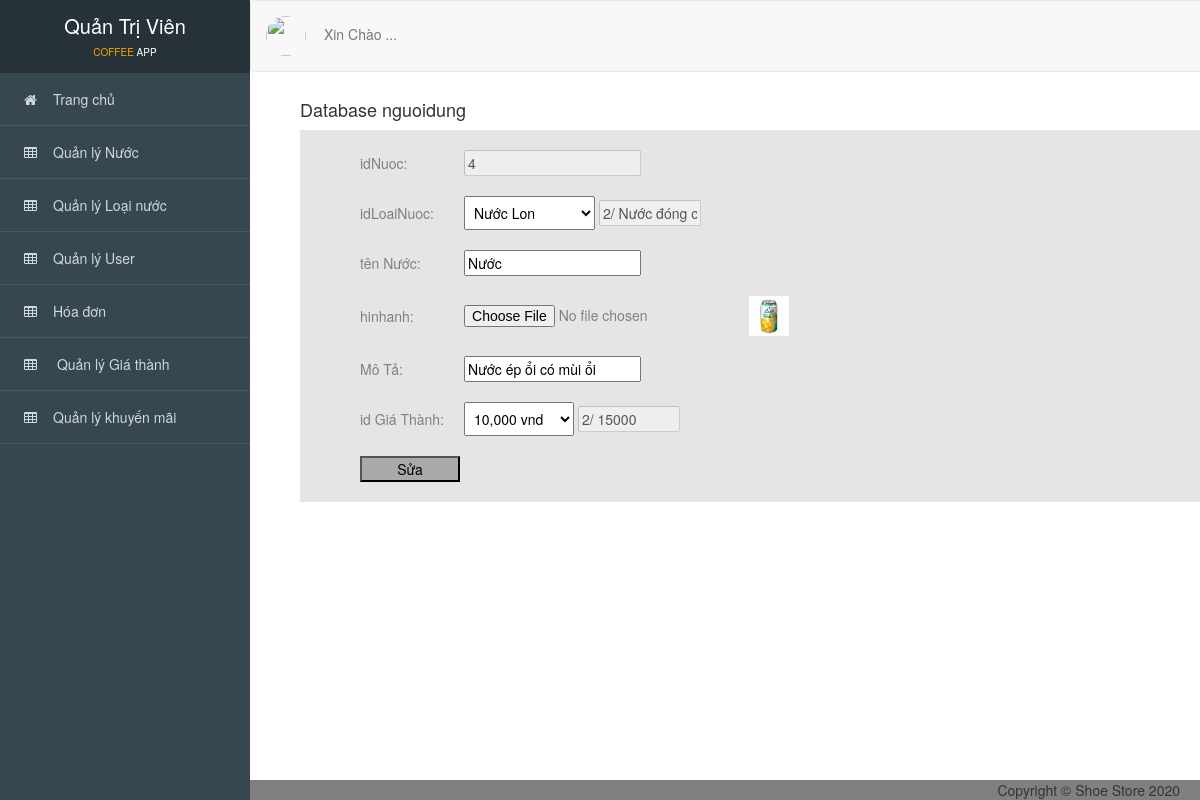
The page /Admin/index.php?action=edit&id=4 on the database as committed earlier.
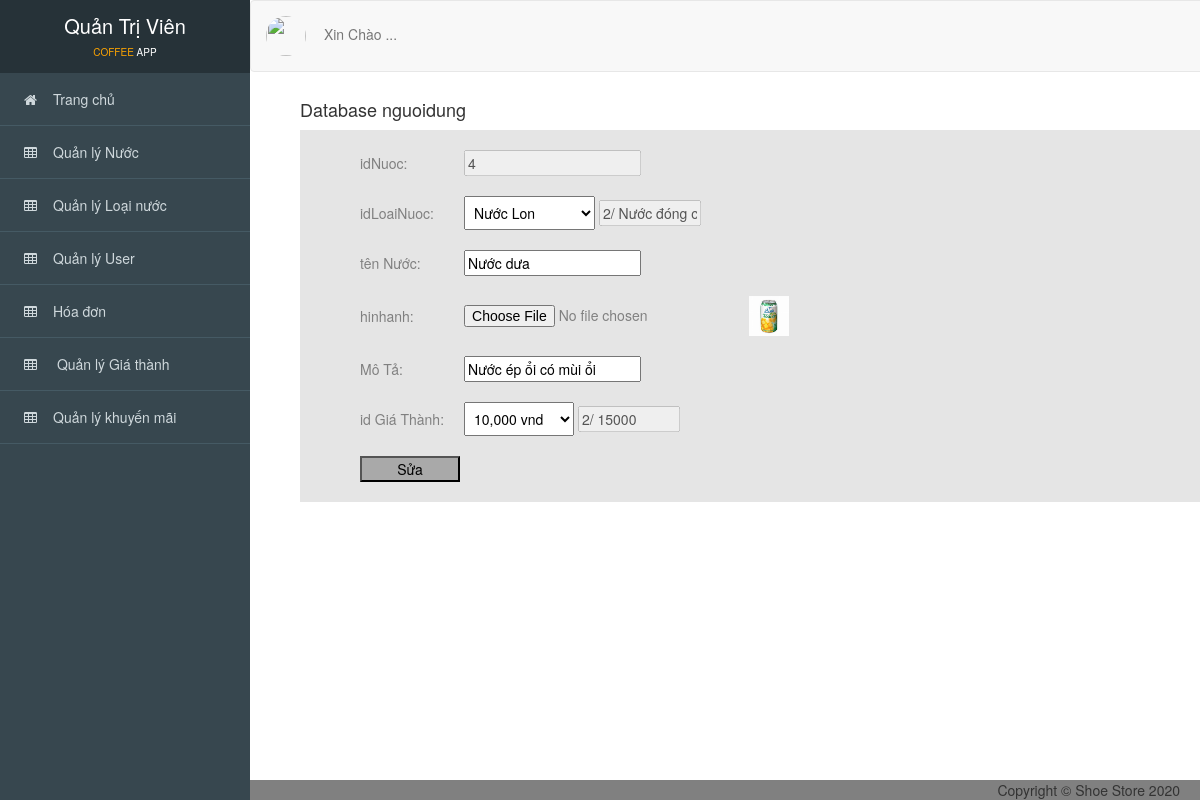
The same page on the database as committed later.
### tables this page shows
CREATE TABLE `nuoc` (
  `idNuoc` int(11) NOT NULL,
  `idLoaiNuoc` int(11) NOT NULL,
  `tenNuoc` varchar(255) NOT NULL,
  `hinhanh` varchar(255) NOT NULL,
  `mota` varchar(255) NOT NULL,
  `idGiaThanh` int(11) NOT NULL
);

CREATE TABLE `loainuoc` (
  `idLoaiNuoc` int(11) NOT NULL,
  `tenLN` varchar(255) NOT NULL
);

CREATE TABLE `giathanh` (
  `idGiaThanh` int(11) NOT NULL,
  `GiaNiemYet` double NOT NULL,
  `idKM` int(11) NOT NULL
);

### Admin/controller_admin/quanlynuoc.php (called while the page is built, shortened)
<?php
    require_once('./model_admin/nuoc.php');
    class nuocController
    {
    	var $nuoc_controller;
    	public function __construct()
    	{
    		$this->nuoc_controller = new nuoc();
    	}
        public function edit()
        {
            $id = isset($_GET['id']) ? $_GET['id'] : 1;
            $data = $this->nuoc_controller->find($id);
            $data_loainuoc = $this->nuoc_controller->All_LoaiNuoc();
            $data_giathanh = $this->nuoc_controller->ALl_GiaThanh();
            require_once('views_admin/index.php');
        }
       }
?>

### Admin/model_admin/nuoc.php (called while the page is built, shortened)
<?php
    require_once('ketnoi.php');
    class nuoc
    {
    	var $conn;
    	function __construct()
    	{
    		$connect_obj = new ketnoi();
            $this->conn = $connect_obj->connect;
    	}
        function All_LoaiNuoc()
        {
            $query = "SELECT * FROM loainuoc";
            $result = $this->conn->query($query);
            $data = array();
            while ($row = $result->fetch_assoc()) {
               $data[] = $row;
            }
            return $data;
        }
        function All_GiaThanh()
        {
            $query = "SELECT * FROM giathanh";
            $result = $this->conn->query($query);
            $data = array();
            while ($row = $result->fetch_assoc()) {
               $data[] = $row;
            }
            return $data;
        }
        function find($id)
        {
            $query = "SELECT * FROM nuoc
                        INNER JOIN loainuoc
                        ON nuoc.idLoaiNuoc = loainuoc.idLoaiNuoc
                        INNER JOIN giathanh
                        ON nuoc.idGiaThanh = giathanh.idGiaThanh
                         WHERE idNuoc=$id";
            return $this->conn->query($query)->fetch_assoc();
        }
}
?>

### Admin/model_admin/ketnoi.php (called while the page is built, shortened)
<?php
    class ketnoi
    {
    	function __construct()
    	{
    		$host = "localhost";
    		$username ="root";
    		$password = "";
    		$dbname = "coffe_app";
    		$this->connect = new mysqli($host,$username,$password,$dbname);
    	}
    }
?>

### Admin/views_admin/nuoc/sua.php (the view, shortened to what this page needs)
<div id="viewport">
<div class="container-fluid" id="noidung">
      <h4>Database nguoidung</h4>
      <div style="background-color: #e5e5e5; padding: 10px 50px 10px; color:gray;">
        <form action="?action=sua_xl" method="post" enctype="multipart/form-data">
      	<table border="0" cellpadding="10">
          <tr>
               <td>idNuoc: </td>
               <td>
                <input disabled type="text" name="idNuoc" value=<?php echo $data['idNuoc']; ?>>
              </td>
           </tr>
            <tr>
               <td>idLoaiNuoc:</td>
               <td>
                    <select style="padding: 5px;" name = "idLoaiNuoc" required>
                     <?php foreach($data_loainuoc as $value){ ?>
                        <option value = "<?= $value['idLoaiNuoc'] ?>"><?= $value['tenLN'] ?></option>
                     <?php } ?>
                  </select>
                    <input  disabled type="text" name="idLoaiNuoc" size='10'
                        value="<?php echo $data['idLoaiNuoc']; ?>/ <?php echo $data['tenLN']; ?>" >
                </td>
           </tr>
            <tr>
               <td>tên Nước:</td>
               <td><input required type="text" name="tenNuoc" value="<?php echo $data['tenNuoc']; ?>"></td>
           </tr>
            <tr>
               <td>hinhanh:</td>
               <td><input required type="file" name="hinhanh" value="<?php echo $data['hinhanh']; ?>"></td>
                <td> <img src="public_admin/image/nuoc/<?= $data['hinhanh']?>" width="40" height="40" /></td>
           </tr>
            <tr>
              <td>Mô Tả:</td>
              <td><input required type="text" name="mota" value="<?php echo $data['mota']; ?>"></td>
           </tr>
            <tr>
               <td>id Giá Thành:</td>
               <td>
                    <select style="padding: 5px;" name = "idGiaThanh" required>
                     <?php foreach($data_giathanh as $value2){ ?>
                        <option value = "<?= $value2['idGiaThanh'] ?>">
                           <?= number_format($value2['GiaNiemYet'])?> vnd
                        </option>
                     <?php } ?>
                  </select>
                    <input disabled type="text" size="10" name="idGiaThanh"
                    value="<?php echo $data['idGiaThanh'];?>/ <?php echo $data['GiaNiemYet']; ?>">
                </td>
           </tr>
           <tr>
           	<td colspan="2"><button  style="width: 100px; background-color: darkgray;" type="submit">Sửa</button></td>
           </tr>
        </table>
        </form>
      </div>
</div>
</div>

Rows that differ between the two databases and show on the page:
changed nuoc "Nước ép ổi có mùi ổi": tenNuoc "Nước" → "Nước dưa"
